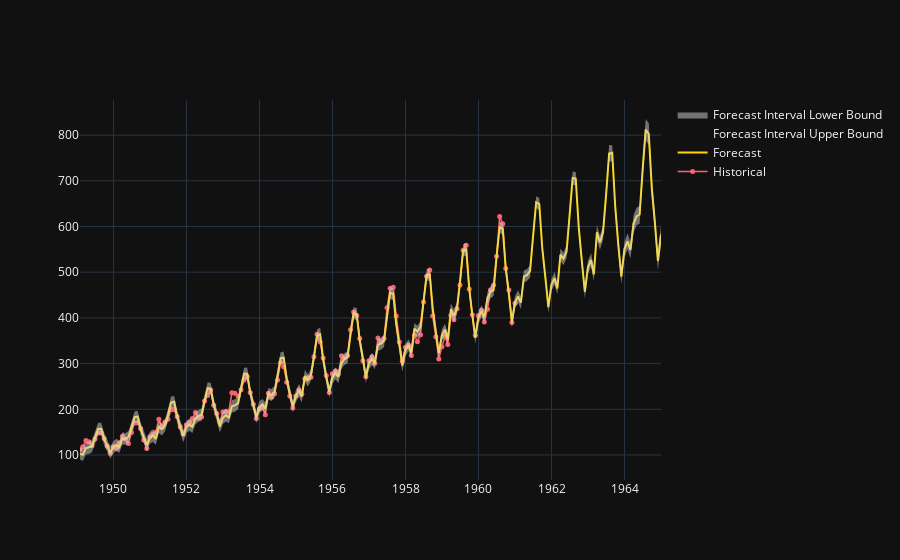

Source (notebook cell):
### Code cell
utils.plot_prophet_forecast(df['y'], df_forecast)

### Figure 1 — Plotly figure (JSON) as saved in the notebook; plotly's stock layout.template omitted (floating-point values rounded to 4 significant figures; data arrays with more than 128 entries replaced by an {"elided": "..."} marker saying what was removed)
{"data": [{"line": {"color": "#fa636e", "width": 1.5}, "marker": {"color": "#fa636e", "size": 5, "symbol": "circle"}, "mode": "lines+markers", "name": "Historical", "type": "scatter", "x": {"elided": "192 str values"}, "y": {"elided": "192 int values"}}, {"line": {"color": "#FFD700", "width": 2}, "name": "Forecast", "type": "scatter", "x": {"elided": "192 str values"}, "y": {"elided": "192 float values"}}, {"line": {"color": "rgba(212, 212, 217, 0.0)", "width": 0}, "name": "Forecast Interval Upper Bound", "showlegend": true, "type": "scatter", "x": {"elided": "192 str values"}, "y": {"elided": "192 float values"}}, {"fill": "tonexty", "fillcolor": "rgba(212, 212, 217, 0.5)", "line": {"color": "rgba(212, 212, 217, 0.0)", "width": 0}, "name": "Forecast Interval Lower Bound", "showlegend": true, "type": "scatter", "x": {"elided": "192 str values"}, "y": {"elided": "192 float values"}}], "layout": {"hovermode": "x unified", "title": {}, "xaxis": {"range": ["1949-01-31T00:00:00", "1964-12-31T00:00:00"]}}}
